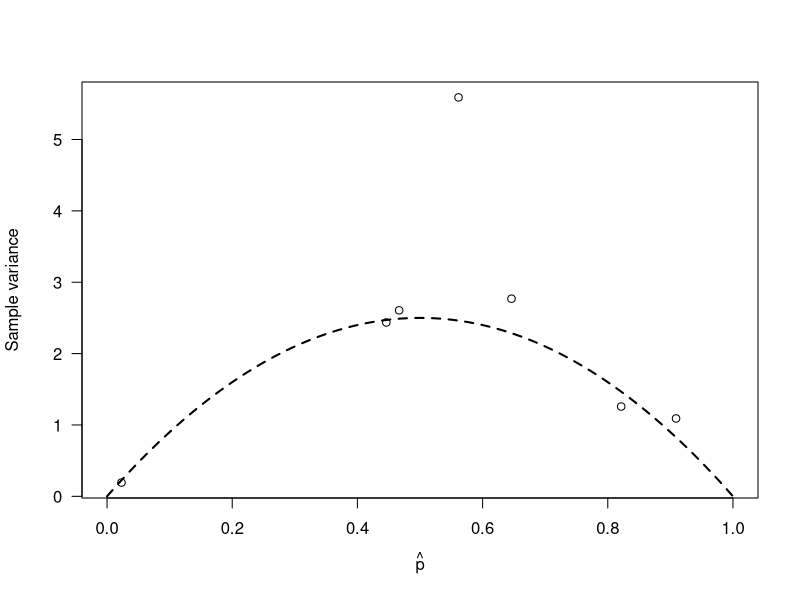

Source code (R):

# solutions: R problem set for 140.778
#
# part B

# load data
mites <- read.table("mites.txt",header=T)

# number of replicates at each does
n <- table(mites$dose)

# proportion dead mites at each dose
p <- tapply(mites$n.dead,mites$dose,sum)/(tapply(mites$n.dead,mites$dose,length)*10)

# numbers of dead mice, split by dose
x <- split(mites$n.dead,mites$dose)

# calculate generalized Pearson X^2 statistic
chisq <- sapply(x,function(a) sum((a-10*mean(a/10))^2/(10*mean(a/10)*mean(1-a/10))))

# p-values
pval <- 1-pchisq(chisq,n-1)

# plot sample variance vs overall proportion dead
samvar <- sapply(x,var)
plot(p, samvar,
     xlim=c(0,1), # limits of x-axis
     xlab=expression(hat(p)), ylab="Sample variance",  # x- and y-axis titles
     las=1)  # las : make labels on y-axis horizontal
p0 <- seq(0,1,by=0.01)
lines(p0,10*p0*(1-p0),
      lty=2,  # make a dashed line
      lwd=2)  # make that a thick dashed line

# fit glm
out <- glm(n.dead/n.mites ~ dose, weights=n.mites, data=mites,
           family=binomial(link=logit)) 
summary(out)$coef
